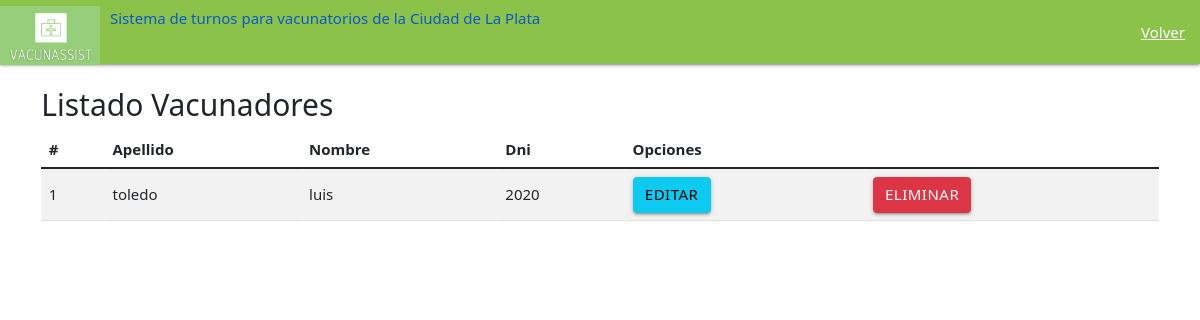
Page /eliminarVacunador/ on the earlier database version.
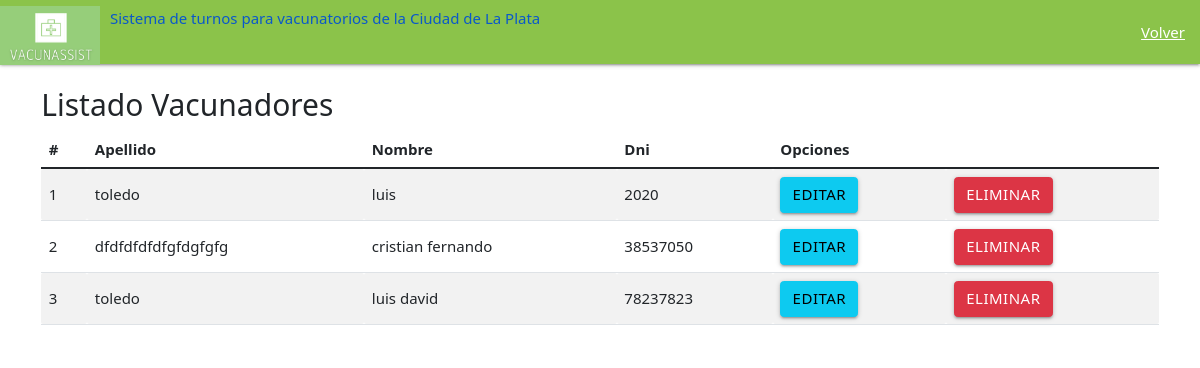
Same page on the later database version.
### main/models.py (models this page shows, shortened)
class Vacunador(models.Model):
    vacunador_nombre= models.CharField(max_length=200)
    vacunador_apellido= models.CharField(max_length=20)
    vacunador_fechaNac= models.DateTimeField("fecha nacimiento")
    vacunador_zona= models.CharField(max_length=200)
    vacunador_dni= models.IntegerField()
    vacunador_email= models.EmailField(max_length=254)
    codigo= models.IntegerField()
    contraseña = models.CharField(max_length=200)

### main/views.py (the view)
# urls.py: path('eliminarVacunador/', views.eliminarVacunador, name= 'eliminarVacunador' ),
def eliminarVacunador(request):
    administradorList= Vacunador.objects.all()
    return render(request, "main/eliminarVacunador.html",{"administradores" : administradorList})

### main/templates/main/eliminarVacunador.html (shortened to what this page needs)
<!DOCTYPE html>
{% load static %}
<html lang="en" dir="ltr">
  <head>
        <link rel="stylesheet" href="https://cdnjs.cloudflare.com/ajax/libs/materialize/1.0.0/css/materialize.min.css">
        <link type='text/css' href="{% static 'css/estilo.css' %}" rel="stylesheet" />
    <link href="https://cdn.jsdelivr.net/npm/bootstrap@5.1.3/dist/css/bootstrap.min.css" rel="stylesheet">
    <nav>
        <div class="nav-wrapper  light-green">
          <a href="/" class="brand-logo">
            <img src="{% static 'imagenes/Logo_VacunAssist_recortado.png' %}" class="img-fluid" width="100" height="66">
          <div class="right"  style="margin: 9px 0px 0px 10px">
            <h6>Sistema de turnos para vacunatorios de la Ciudad de La Plata</h6>
            </div>
          </a>
          <ul id="nav-mobile" class="right hide-on-med">
            <li><a href="/inicio_admin/">Volver</a></li>
          </ul>
        </div>
      </nav>
      <body>
        <div class="container py-4">
          <div class="row">
            <div class="col-md-12">
              <h2>Listado Vacunadores</h2>
<div class="table-responsive">
    <table class="table table-striped">
      <thead>
        <tr>
          <th>#</th>
          <th>Apellido</th>
          <th>Nombre</th>
          <th>Dni</th>
          <th colspan="2">Opciones</th>
      </thead>
      <tbody>
        {% for c in administradores %}
        <tr>
          <td>{{forloop.counter}}</td>
          <td>{{c.vacunador_apellido}} </td>
          <td> {{c.vacunador_nombre}}</td>
          <td>{{c.vacunador_dni}}</td>
          <td><a href="edicionVacunadores/{{c.dni}}" class="btn btn-block btn-info">Editar</a></td>
          <td><a href="/eliminar_Admin/{{c.vacunador_dni}}/{{c.vacunador_nombre}}" class="btn btn-block btn-danger">Eliminar</a></td>
        </tr>
        {% endfor%}
      </tbody>
    </table>
      </body>

Differences in the rows shown:
added Vacunador: vacunador_apellido "dfdfdfdfdfgfdgfgfg", vacunador_nombre "cristian fernando", vacunador_dni "38537050"
added Vacunador: vacunador_apellido "toledo", vacunador_nombre "luis david", vacunador_dni "78237823"
